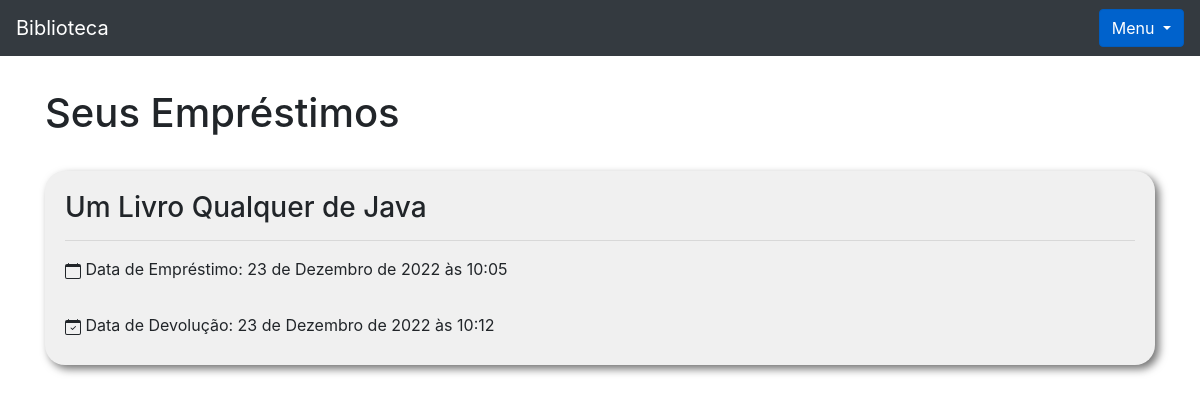
Page /livro/seus_emprestimos (signed in) on the committed database.
### livro/models.py (models this page shows, shortened)
class Emprestimo(models.Model):
    choices = (
        ('P', 'Péssimo'),
        ('R', 'Ruim'),
        ('B', 'Bom'),
        ('O', 'Ótimo')
    )
    nome_emprestado = models.ForeignKey(Usuario, on_delete=models.DO_NOTHING, blank = True, null = True)
    nome_emprestado_anonimo = models.CharField(max_length = 30, blank = True, null = True)
    data_emprestimo = models.DateTimeField(default=datetime.datetime.now())
    data_devolucao  = models.DateTimeField(blank = True, null = True) # necessita tambem do null para poder não ser um campo de preenchimento obrigatório
    livro = models.ForeignKey(Livros, on_delete = models.DO_NOTHING)
    avaliacao = models.CharField(max_length=1, choices = choices, blank= True, null=True)

class Livros(models.Model):
    img             = models.ImageField(upload_to='capa_livro', null=True, blank=True)
    nome            = models.CharField(max_length = 100)
    autor           = models.CharField(max_length = 30)
    co_autor        = models.CharField(max_length = 30, blank = True) # blank = True torna não obrigatório o preenchimento do campo mas retorna string vazia
    data_cadastro   = models.DateField(default = date.today) # importa a data do dia automaticamente no campo
    emprestado      = models.BooleanField(default = False)
    categoria       = models.ForeignKey(Categoria, on_delete=models.DO_NOTHING) # se eu apagar a categoria não acontece nada com o livro
    usuario         = models.ForeignKey(Usuario, on_delete=models.DO_NOTHING)
    class Meta:
        verbose_name = 'Livro'
    def __str__(self):
        return self.nome

### livro/views.py (the view)
# urls.py: path('seus_emprestimos', views.seus_emprestimos, name= 'seus_emprestimos'),
def seus_emprestimos(request):
    usuario = Usuario.objects.get(id = request.session['usuario'])
    emprestimos = Emprestimo.objects.filter(nome_emprestado = usuario)
    form = CadastroLivro()
    form.fields['usuario'].initial = request.session['usuario']
    form.fields['categoria'].queryset = Categoria.objects.filter(usuario = usuario)
    form_categoria = CategoriaLivro()
    return render(request, 'seus_emprestimos.html', {'usuario_logado' : request.session['usuario'],
                                                     'emprestimos' : emprestimos,
                                                     'form': form,
                                                     'form_categoria': form_categoria})

### livro/models.py (called while the page is built)
    def __str__(self):
        return self.nome

### livro/templates/seus_emprestimos.html (shortened to what this page needs)
{%extends 'base.html'%}
{%block 'conteudo'%}
<div class="container">
    <h1 style="margin-top: 3%;">Seus Empréstimos</h1>
{% for emprestimo in emprestimos%}
    <div class="cartao">
        <div class="titulo">
            <h3>
                {{emprestimo.livro}}
                <hr>
            </h3>
        </div>
        <div class="corpo">
            <label>&nbspData de Empréstimo: {{emprestimo.data_emprestimo}}</label>
        </div>
        <br>
        <label>&nbspData de Devolução: {% if emprestimo.data_devolucao%}{{emprestimo.data_devolucao}}{%else%}Ainda não devolvido{%endif%}</label>
    </div>
    {%endfor%}
</div>
{%endblock%}

### livro/templates/seus_emprestimos.html (style rules this page uses)
.cartao { background-color: #f0f0f0; padding: 20px; margin-top: 3%; border-radius: 20px; box-shadow: 4px 4px 8px #747474; }

### rows in the picture
Emprestimo: livro "Um Livro Qualquer de Java", data_emprestimo "23 de Dezembro de 2022 às 10:05", data_devolucao "23 de Dezembro de 2022 às 10:12"
